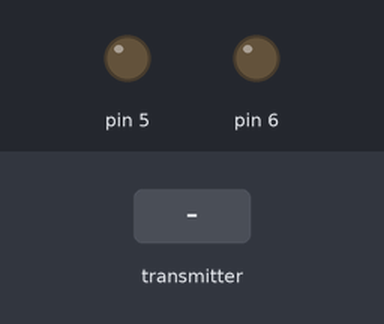
Bench run of a sketch on a simulated Arduino Uno, built with avr-gcc and run on an emulated ATmega328P. On the bench: output pins drawn as LEDs (lit = HIGH). Inputs (shaded band) come from the test bench. No radio packets arrive unless stated; what the sketch prints to the serial monitor is not drawn.

Above: at 1.2 s.
1.3 s: the transmitter starts sending throttle = 100
At 1.6 s:
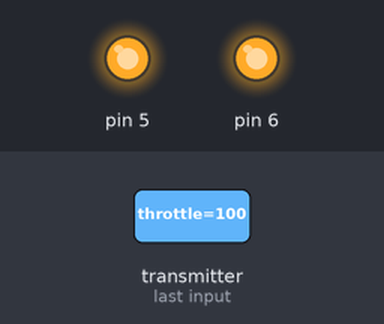
2.8 s: the transmitter starts sending direction = -100
At 3.8 s:
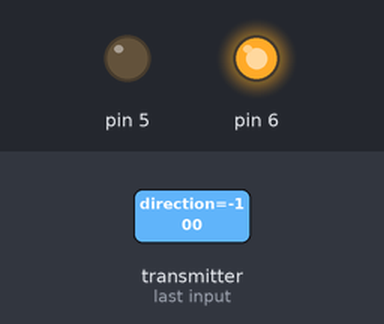
4.5 s: the transmitter starts sending direction = 100
At 5.7 s:
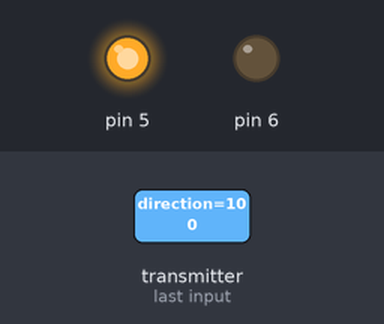
6.2 s: the transmitter starts sending direction = 0
At 6.7 s:
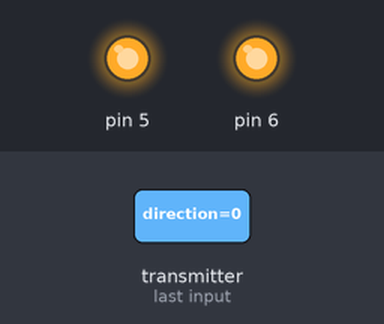
9.2 s: the transmitter starts sending throttle = -100
At 9.6 s:
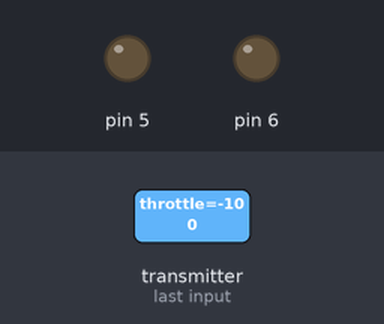
Timing chart, 0 to 12.2 s (numbered marks = the images above; inputs shaded):
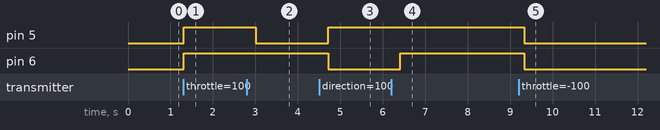

Measured:
- after the input at 1.3 s, pin 5, pin 6: LOW → HIGH at once
- after the input at 2.8 s, pin 5: HIGH → LOW after 0.20 s
- after the input at 4.5 s, pin 5: LOW → HIGH after 0.22 s; pin 6: HIGH → LOW after 0.22 s
- after the input at 6.2 s, pin 6: LOW → HIGH after 0.21 s
- after the input at 9.2 s, pin 5, pin 6: HIGH → LOW after 0.13 s

The sketch:

receiver.ino
```cpp
#include "src/Motor.h"
#include "src/Debug.h"
#include <SPI.h>
#include <RF24.h>

// RF24 配置
RF24 radio(7, 8);  // CE, CSN 引脚
const byte address[][6] = {"1Node", "2Node"};  // 使用两个地址用于双向通信

// 创建电机对象
Motor leftMotor(5);    // 左电机PWM引脚
Motor rightMotor(6);   // 右电机PWM引脚

// 控制数据结构
struct ControlData {
    int8_t throttle;    // 油门值 (0 到 100)
    int8_t direction;   // 方向值 (-100 到 100)
} controlData;

// 失联检测
unsigned long lastReceiveTime = 0;
unsigned long lastDebugTime = 0;    // 上次打印调试信息的时间
const unsigned long timeoutDuration = 1000;  // 失联超时时间
const unsigned long debugInterval = 1000;    // 调试打印间隔（1秒）

void setup() {
    DEBUG_BEGIN(9600);
    DEBUG_INFO("接收端启动");

    // 初始化电机
    leftMotor.begin();
    rightMotor.begin();

    // RF24初始化
    if (!radio.begin()) {
        DEBUG_ERROR("Radio hardware not responding!");
        while (1) {}
    }

    // NRF24L01+特定配置
    radio.setPALevel(RF24_PA_MAX);
    radio.setDataRate(RF24_250KBPS);
    radio.enableAckPayload();

    // 设置通道并验证
    radio.setChannel(76);
    uint8_t actualChannel = radio.getChannel();
    DEBUG_PRINTF("设置通道: 76, 实际通道: %d\n", actualChannel);

    radio.openWritingPipe(address[1]);
    radio.openReadingPipe(1, address[0]);
    radio.startListening();

    // 准备ACK数据
    char ack = 'A';
    radio.writeAckPayload(1, &ack, sizeof(ack));

    DEBUG_INFO("初始化完成");
}

void loop() {
    if (radio.available()) {
        // 读取数据
        radio.read(&controlData, sizeof(controlData));
        lastReceiveTime = millis();

        // 准备下一个ACK
        char ack = 'A';
        radio.writeAckPayload(1, &ack, sizeof(ack));

        // 计算和设置电机速度
        int leftSpeed, rightSpeed;
        calculateMotorSpeeds(controlData.throttle, controlData.direction, leftSpeed, rightSpeed);
        leftMotor.setSpeed(leftSpeed);
        rightMotor.setSpeed(rightSpeed);

        // 打印接收到的数据
        DEBUG_PRINTF("接收数据 - 油门: %d, 方向: %d -> 左电机: %d%%, 右电机: %d%%\n",
            controlData.throttle,
            controlData.direction,
            leftSpeed,
            rightSpeed);
    }

    // 检查是否失联
    if (millis() - lastReceiveTime > timeoutDuration) {
        if (leftMotor.getCurrentSpeed() != 0 || rightMotor.getCurrentSpeed() != 0) {
            DEBUG_WARN("失联超时，停止电机");
            leftMotor.setSpeed(0);
            rightMotor.setSpeed(0);
        }
    }
}

// 计算左右电机速度
void calculateMotorSpeeds(int throttle, int direction, int& leftSpeed, int& rightSpeed) {
    // 将油门限制在0到100范围内，方向限制在-100到100范围内
    throttle = constrain(throttle, 0, 100);
    direction = constrain(direction, -100, 100);

    // 直接使用throttle作为实际油门值（因为已经是0~100范围）
    int actualThrottle = throttle;

    // 在高速时增加转向效果（实际油门大于75%时）
    if (actualThrottle > 75) {
        if (direction > 0) {  // 向右转
            leftSpeed = actualThrottle;
            // 高速时内侧电机降低更多
            rightSpeed = actualThrottle * (100 - abs(direction) * 1.5) / 100;
        } else if (direction < 0) {  // 向左转
            rightSpeed = actualThrottle;
            // 高速时内侧电机降低更多
            leftSpeed = actualThrottle * (100 - abs(direction) * 1.5) / 100;
        } else {  // 直行
            leftSpeed = actualThrottle;
            rightSpeed = actualThrottle;
        }
    } else {
        // 低速时使用普通差速转向
        float turnRatio = abs(direction) / 100.0;  // 转向比例
        if (direction > 0) {  // 向右转
            leftSpeed = actualThrottle;
            rightSpeed = actualThrottle * (1 - turnRatio);
        } else if (direction < 0) {  // 向左转
            rightSpeed = actualThrottle;
            leftSpeed = actualThrottle * (1 - turnRatio);
        } else {  // 直行
            leftSpeed = actualThrottle;
            rightSpeed = actualThrottle;
        }
    }

    // 确保速度在0到100范围内
    leftSpeed = constrain(leftSpeed, 0, 100);
    rightSpeed = constrain(rightSpeed, 0, 100);

    // 调试输出
    DEBUG_PRINTF("接收数据 - 油门: %d, 方向: %d -> 左电机: %d%%, 右电机: %d%%\n",
        throttle,
        direction,
        leftSpeed,
        rightSpeed);
}
```

ChannelManager.cpp
```cpp
#include "ChannelManager.h"

// 预定义通道（与发送端完全一致）
const uint8_t ChannelManager::CHANNELS[CHANNEL_COUNT] = {76, 66, 86, 56};

ChannelManager::ChannelManager(RF24& radio)
    : _radio(radio)
    , _autoChannelEnabled(true)
    , _currentChannel(DEFAULT_CHANNEL)
    , _channelIndex(0)
    , _lastReceiveTime(0)
{
}

void ChannelManager::setAutoChannelEnabled(bool enabled) {
    _autoChannelEnabled = enabled;
}

bool ChannelManager::isAutoChannelEnabled() const {
    return _autoChannelEnabled;
}

uint8_t ChannelManager::getCurrentChannel() const {
    return _currentChannel;
}

void ChannelManager::switchToNextChannel() {
    if (!_autoChannelEnabled) return;

    // 在预定义的通道中循环切换
    _channelIndex = (_channelIndex + 1) % CHANNEL_COUNT;
    _currentChannel = CHANNELS[_channelIndex];

    // 应用新通道
    _radio.stopListening();
    _radio.setChannel(_currentChannel);
    _radio.startListening();

    // 打印调试信息
    Serial.print(F("切换到新通道: "));
    Serial.println(_currentChannel);
}

void ChannelManager::begin() {
    _radio.setChannel(_currentChannel);
    _lastReceiveTime = millis();

    Serial.print(F("初始通道: "));
    Serial.println(_currentChannel);
    Serial.print(F("智能调频: "));
    Serial.println(_autoChannelEnabled ? F("已启用") : F("已禁用"));
}

void ChannelManager::update() {
    if (_autoChannelEnabled && (millis() - _lastReceiveTime > RECEIVE_TIMEOUT)) {
        switchToNextChannel();
        _lastReceiveTime = millis();  // 重置计时器
    }
}

void ChannelManager::resetTimeout() {
    _lastReceiveTime = millis();
} 
```

ChannelManager.h
```cpp
#ifndef CHANNEL_MANAGER_H
#define CHANNEL_MANAGER_H

#include <RF24.h>

class ChannelManager {
public:
    ChannelManager(RF24& radio);

    // 设置是否启用智能调频
    void setAutoChannelEnabled(bool enabled);
    bool isAutoChannelEnabled() const;

    // 获取当前通道
    uint8_t getCurrentChannel() const;

    // 切换到下一个通道
    void switchToNextChannel();

    // 初始化通道管理器
    void begin();

    // 检查是否需要切换通道（在loop中调用）
    void update();

    // 重置接收超时计时器（收到数据时调用）
    void resetTimeout();

private:
    RF24& _radio;
    bool _autoChannelEnabled;
    uint8_t _currentChannel;
    uint8_t _channelIndex;
    unsigned long _lastReceiveTime;

    // 预定义的几个通道（需要和发送端完全一致）
    static const uint8_t CHANNEL_COUNT = 4;
    static const uint8_t CHANNELS[CHANNEL_COUNT];
    static const uint8_t DEFAULT_CHANNEL = 76;
    static const unsigned long RECEIVE_TIMEOUT = 3000; // 3秒无数据就切换通道
};

#endif 
```

Debug.h
```cpp
#ifndef DEBUG_H
#define DEBUG_H

#include <Arduino.h>

// 调试开关，在编译时决定是否包含调试代码
#define DEBUG_ENABLED 1

// 初始化调试串口
#if DEBUG_ENABLED
    #define DEBUG_BEGIN(baud) do { \
        Serial.begin(baud); \
        while(!Serial) { ; } \
    } while(0)
#else
    #define DEBUG_BEGIN(baud)
#endif

// 基础打印宏
#if DEBUG_ENABLED
    #define DEBUG_PRINT(x) Serial.print(x)
    #define DEBUG_PRINTLN(x) Serial.println(x)

    // 带标签的打印
    #define DEBUG_INFO(x) do { \
        Serial.print(F("[INFO] ")); \
        Serial.println(x); \
    } while(0)

    #define DEBUG_ERROR(x) do { \
        Serial.print(F("[ERROR] ")); \
        Serial.println(x); \
    } while(0)

    #define DEBUG_WARN(x) do { \
        Serial.print(F("[WARN] ")); \
        Serial.println(x); \
    } while(0)

    // 格式化打印，最大支持128字节
    #define DEBUG_PRINTF(fmt, ...) do { \
        char buf[128]; \
        snprintf(buf, sizeof(buf), fmt, ##__VA_ARGS__); \
        Serial.print(buf); \
    } while(0)
#else
    #define DEBUG_PRINT(x)
    #define DEBUG_PRINTLN(x)
    #define DEBUG_INFO(x)
    #define DEBUG_ERROR(x)
    #define DEBUG_WARN(x)
    #define DEBUG_PRINTF(fmt, ...)
#endif

#endif 
```

Motor.cpp
```cpp
#include "Motor.h"

Motor::Motor(int pwmPin) {
    this->pwmPin = pwmPin;
    this->currentSpeed = 0;
}

void Motor::begin() {
    pinMode(pwmPin, OUTPUT);
    analogWrite(pwmPin, 0);
}

void Motor::setSpeed(int speed) {
    // 限制速度在0-100范围内
    speed = constrain(speed, 0, 100);
    currentSpeed = speed;

    // 将0-100的速度映射到0-255的PWM值
    int pwmValue = map(speed, 0, 100, 0, 255);
    analogWrite(pwmPin, pwmValue);
}

int Motor::getCurrentSpeed() {
    return currentSpeed;
} 
```

Motor.h
```cpp
#ifndef MOTOR_H
#define MOTOR_H

#include <Arduino.h>

class Motor {
private:
    int pwmPin;         // PWM控制引脚
    int currentSpeed;   // 当前速度值（0-100）

public:
    Motor(int pwmPin);
    void begin();
    void setSpeed(int speed);  // 设置速度 (0-100)
    int getCurrentSpeed();     // 获取当前速度
};

#endif 
```
